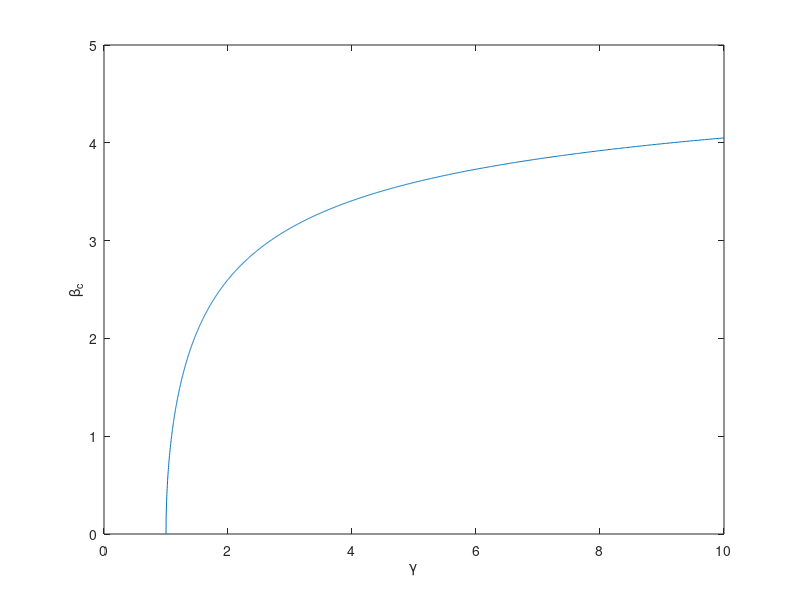

MATLAB code to generate this figure:
g = logspace(0, 1, 1000);

B1 = 2*log(1./(2*g.^(1/2)) + 1/2);
B3 = (31./(320*(g.^(1/2) + 1)) - 9./(320*(g.^(1/2) + 1).^2) + 1/1680);

% 0 = b.^3*(B3 - B1*11/320) + b*B1;
b = sqrt(1./(11/320 - B3./B1));
plot(g, b);
xlabel('\gamma')
ylabel('\beta_c')

